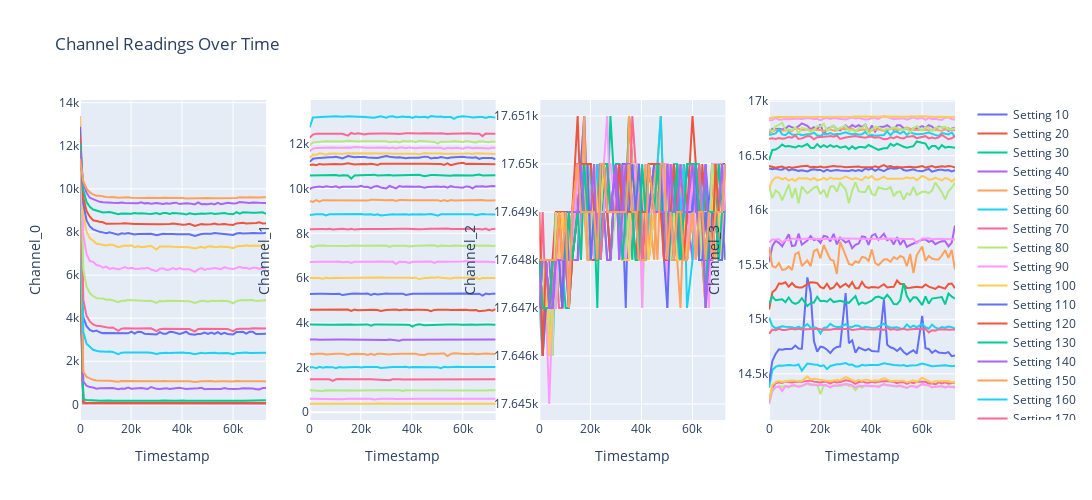

Notebook code cell kept with this figure:
### Code cell
# use plotly to explore the data interactively
import plotly.graph_objects as go
from plotly.subplots import make_subplots

# Assume df_normalized is your DataFrame and is properly formatted

# Define the figure with subplots
fig = make_subplots(rows=1, cols=4, shared_yaxes=False)

# List of channels to plot
channels = ['Channel_0', 'Channel_1', 'Channel_2', 'Channel_3']

# # Using a color palette from Plotly for 10 categories
# colors = ['#1f77b4', '#ff7f0e', '#2ca02c', '#d62728', '#9467bd', 
#           '#8c564b', '#e377c2', '#7f7f7f', '#bcbd22', '#17becf']

# Plot each channel in its respective subplot
for i, channel in enumerate(channels):
    for setting in df_normalized['Setting'].unique():
        # Filter the DataFrame for each setting
        df_filtered = df_normalized[df_normalized['Setting'] == setting]
        fig.add_trace(
            go.Scatter(
                x=df_filtered['Timestamp'],
                y=df_filtered[channel],
                mode='lines',
                name=f'Setting {setting}',
                # line=dict(color=colors[setting % len(colors)])  # Loop through colors cyclically
            ),
            row=1, col=i+1
        )

    # Set titles and axes labels
    fig.update_xaxes(title_text='Timestamp', row=1, col=i+1)
    fig.update_yaxes(title_text=channel, row=1, col=i+1)
    fig.update_layout(height=500, width=2000, title_text=f'{channel} vs. Timestamp')

# Improve layout and display figure
fig.update_layout(title_text="Channel Readings Over Time", showlegend=True)
fig.show()
